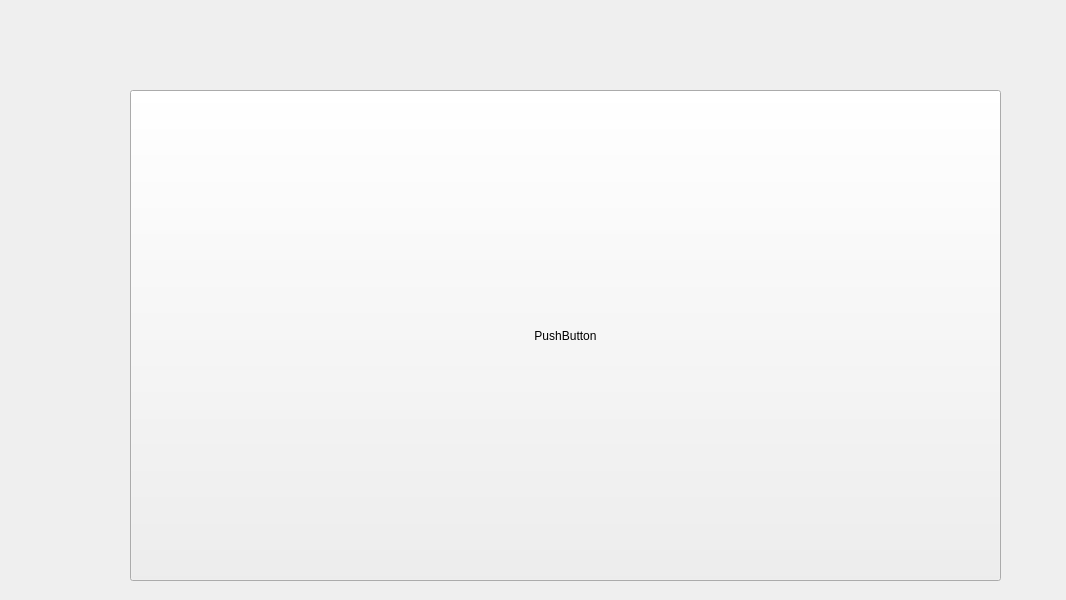
<?xml version="1.0" encoding="UTF-8"?>
<ui version="4.0">
 <class>Start1</class>
 <widget class="QWidget" name="Start1">
  <property name="geometry">
   <rect>
    <x>0</x>
    <y>0</y>
    <width>1066</width>
    <height>600</height>
   </rect>
  </property>
  <property name="windowTitle">
   <string>Form</string>
  </property>
  <widget class="QPushButton" name="pushButton">
   <property name="geometry">
    <rect>
     <x>130</x>
     <y>90</y>
     <width>871</width>
     <height>491</height>
    </rect>
   </property>
   <property name="text">
    <string>PushButton</string>
   </property>
  </widget>
 </widget>
 <resources/>
 <connections/>
</ui>
